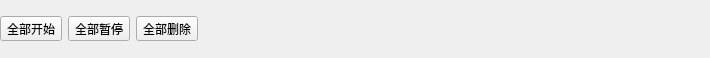
<?xml version="1.0" encoding="UTF-8"?>
<ui version="4.0">
 <class>TaskWindowController</class>
 <widget class="QWidget" name="TaskWindowController">
  <property name="geometry">
   <rect>
    <x>0</x>
    <y>0</y>
    <width>710</width>
    <height>58</height>
   </rect>
  </property>
  <property name="windowTitle">
   <string>Form</string>
  </property>
  <layout class="QHBoxLayout" name="horizontalLayout">
   <property name="leftMargin">
    <number>0</number>
   </property>
   <property name="topMargin">
    <number>0</number>
   </property>
   <property name="rightMargin">
    <number>0</number>
   </property>
   <property name="bottomMargin">
    <number>0</number>
   </property>
   <item>
    <widget class="QToolButton" name="toolButton">
     <property name="text">
      <string>全部开始</string>
     </property>
     <property name="autoRaise">
      <bool>false</bool>
     </property>
    </widget>
   </item>
   <item>
    <widget class="QToolButton" name="toolButton_2">
     <property name="text">
      <string>全部暂停</string>
     </property>
     <property name="autoRaise">
      <bool>false</bool>
     </property>
    </widget>
   </item>
   <item>
    <widget class="QToolButton" name="toolButton_3">
     <property name="text">
      <string>全部删除</string>
     </property>
     <property name="autoRaise">
      <bool>false</bool>
     </property>
    </widget>
   </item>
   <item>
    <spacer name="horizontalSpacer">
     <property name="orientation">
      <enum>Qt::Horizontal</enum>
     </property>
     <property name="sizeHint" stdset="0">
      <size>
       <width>410</width>
       <height>20</height>
      </size>
     </property>
    </spacer>
   </item>
  </layout>
 </widget>
 <resources/>
 <connections/>
</ui>
